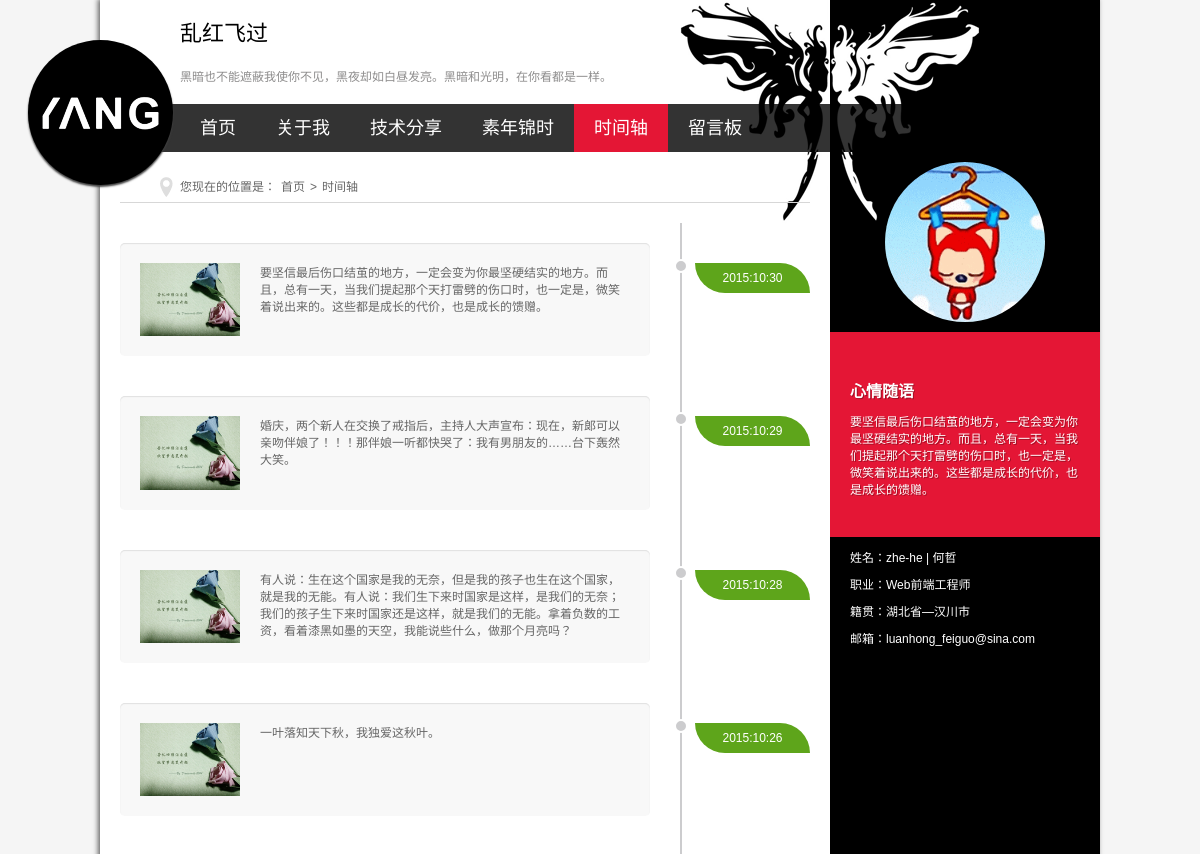
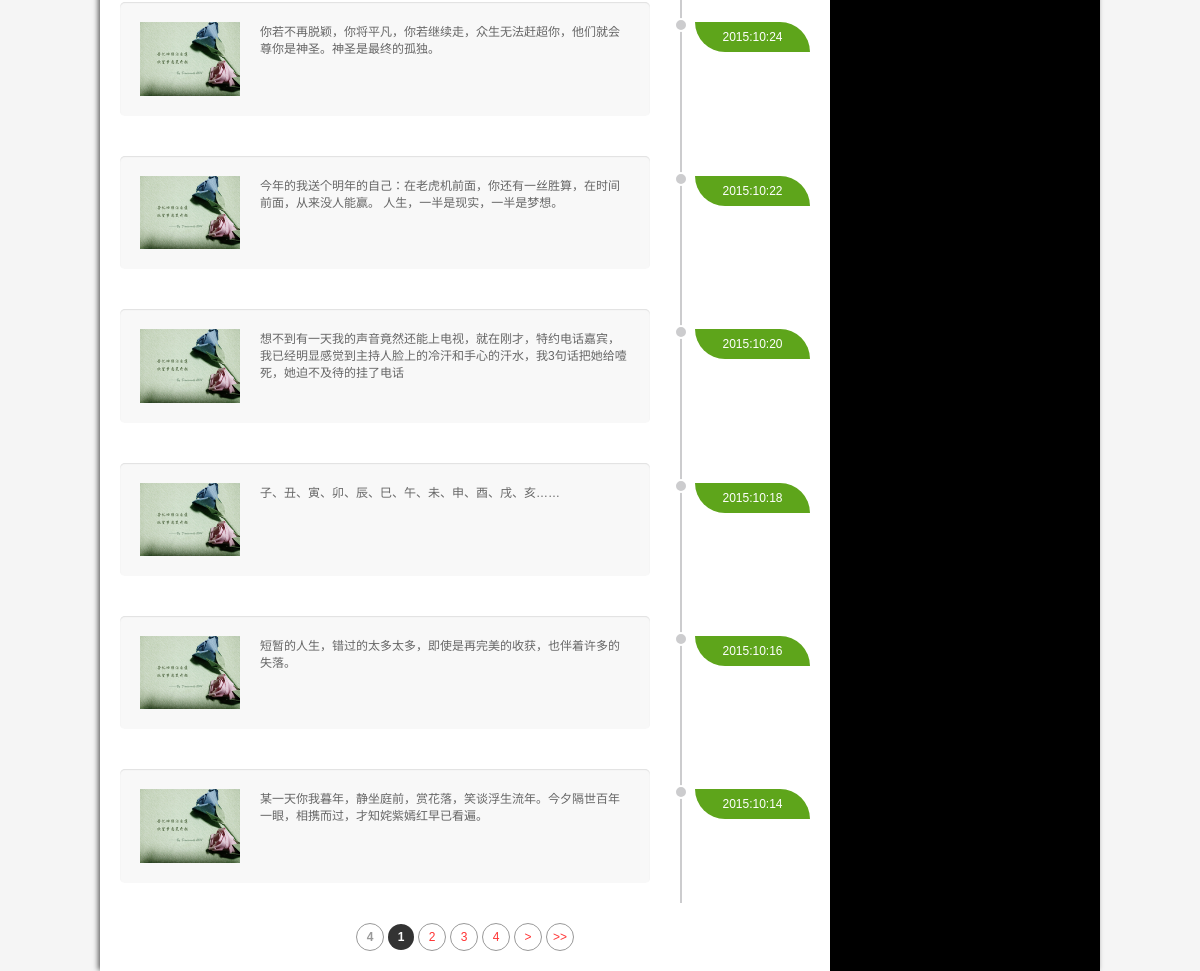
The page /timeAxis.php on the database its author committed (2 pictures, top to bottom).
### tables this page shows
CREATE TABLE IF NOT EXISTS `mood` (
  `id` int(10) unsigned NOT NULL AUTO_INCREMENT COMMENT 'id',
  `content` varchar(300) NOT NULL COMMENT '内容',
  `time` timestamp NOT NULL DEFAULT CURRENT_TIMESTAMP ON UPDATE CURRENT_TIMESTAMP COMMENT '添加时间',
  `type` varchar(20) NOT NULL DEFAULT 'mood' COMMENT '类别',
  `img_src` varchar(100) NOT NULL DEFAULT 'images\\/mood\\/default.jpg' COMMENT '图片地址',
  PRIMARY KEY (`id`)
);

### timeAxis.php (the view, shortened to what this page needs)
<?php
require dirname(__FILE__).'/includes/common.inc.php';
require ROOT_PATH.'/includes/title.inc.php';
$page_html = _page_sql('mood','mood','timeAxis.php',10)
?>
<body>
<link href="css/about.css" rel="stylesheet">
<div class="ibody">
  <header>
  <?php require ROOT_PATH.'/includes/header.inc.php'; ?>
  </header>
  <article>
    <h3 class="about_h">您现在的位置是：<a href="/">首页</a>><a href="timeAxis">时间轴</a></h3>
    <div class="time_axis">
      <?php
        $str = '';
        for ($i=0; $i < count($pageDataArr); $i++) {
          $str .= '<div class="timeCell">
        <div class="timeview">
          <p><img src="'.stripslashes($pageDataArr[$i]['img_src']).'" />'.nl2br(stripslashes($pageDataArr[$i]['content'])).'</p>
        </div>
        <span class="dataview">'.date('Y:m:d',strtotime($pageDataArr[$i]['time'])).'</span>
      </div>';
        }
        echo $str;
        echo $page_html;
      ?>
    </div>
  </article>
  <aside>
    <?php require ROOT_PATH.'/includes/peisonal.inc.php' ?>
  </aside>
</div>
</body>
</html>

### includes/peisonal.inc.php (shortened to what this page needs)
<?php
$dataArr = _find_sql("SELECT * FROM mood ORDER BY time DESC LIMIT 1");
?>
<div class="avatar"><a href="about.html"><span>关于zhe-he</span></a></div>
<div class="topspaceinfo">
  <h1>心情随语</h1>
  <p><?php echo $dataArr[0]['content']; ?></p>
</div>
<div class="about_c">
  <p>姓名：zhe-he | 何哲</p>
  <p>职业：Web前端工程师</p>
  <p>籍贯：湖北省―汉川市</p>
  <p>邮箱：<a href="mailto:luanhong_feiguo@sina.com">luanhong_feiguo@sina.com</a></p>
</div>

### css/base.css (style rules this page uses)
* { margin: 0; padding: 0 }
body { font: 12px "宋体", Arial, Helvetica, sans-serif; background: #f5f5f5 }
img { border: 0; display: block }
h1, h2, h3, h4, h5, h6 { font-size: 100%; font-weight: normal; }
a { outline: none; }
a:link, a:visited { text-decoration: none; }
.ibody { background: url(../images/bg.png) repeat-y; width: 1000px; margin: auto; box-shadow: -2px -1px 5px #666; }
header { position: relative; background: url(../images/ibodybg.png) top right no-repeat }
article { width: 73%; float: left; background: url(../images/ibodybg.png) 560px -147px no-repeat; }
aside { width: 27%; background: url(../images/ibodybg.png) -170px -147px no-repeat #000; float: right; }

### css/style.css (style rules this page uses)
.about_h { font-size: 12px; color: #666; line-height: 30px; height: 30px; border-bottom: #d7d7d7 1px solid; padding-left: 60px; margin: 20px; background: url(../images/5849.png) 40px 5px no-repeat; }
.about_h a { color: #666; margin: 0 5px; }

### css/media.css (style rules this page uses)
@media screen and (min-width: 793px) { .timeCell { width: 530px; } }
@media screen and (min-width: 793px) { .timeCell .dataview { display: block; } }

### css/about.css (style rules this page uses)
.about_h { font-size: 12px; color: #666; line-height: 30px; height: 30px; border-bottom: #d7d7d7 1px solid; padding-left: 60px; margin: 20px; background: url(../images/5849.png) 40px 5px no-repeat; }
.about_h a { color: #666; margin: 0 5px; }
.avatar { margin: 10px auto; width: 160px; height: 160px; border-radius: 100%; overflow: hidden; }
.avatar a { display: block; padding-top: 100px; width: 160px; background: url(../images/photos.jpg) no-repeat; background-size: 160px 160px; }
.topspaceinfo { background: #e41635; padding: 40px 20px; color: #fff; text-shadow: 1px 1px rgba(0,0,0,.3); }
.topspaceinfo h1 { font-size: 16px; line-height: 40px; font-weight: bold; }
.about_c { margin: 10px 0; color: #fff; line-height: 22px; }
.about_c p { display: block; padding-left: 20px; margin-bottom: 5px }
.about_c p a { color: #fff; }
.time_axis { padding: 0 20px; }
.timeCell { position: relative; padding: 20px 30px 20px 0; border-right: 2px solid #CCCCCE; color: #666; }
.timeCell::before { content: ""; width: 0px; height: 0px; border-style: solid; border-width: 0px 0px 20px 22px; border-color: transparent; position: absolute; right: 8px; top: 43px; }
.timeCell::after { content: ""; width: 10px; height: 10px; border-radius: 50%; position: absolute; right: -8px; top: 36px; background: #CCCCCE; border: 2px solid #fff; transition: all 0.5s; }
.timeview { background: #f8f8f8; padding: 20px; border-radius: 5px; box-shadow: 0px 1px 0px rgba(255,255,255,.1), inset 0px 1px 1px rgba(214, 214, 214, 0.7); overflow: hidden; }
.timeview img { width: 100px; float: left; margin-right: 20px; }
.dataview { display: none; position: absolute; right: -130px; top: 40px; width: 115px; line-height: 30px; background: #5EA51B; border-radius: 0px 30px; text-align: center; color: #fff; }

### rows shown on the page
mood: img_src (placeholder picture), content "要坚信最后伤口结茧的地方，一定会变为你最坚硬结实的地方。而且，总有一天，当我们提起那个天打雷劈的伤口时，也一定是，微笑着说出来的。这些都是成长的代价，也是成长的馈赠。", time "2015:10:30"
mood: img_src (placeholder picture), content "婚庆，两个新人在交换了戒指后，主持人大声宣布：现在，新郞可以亲吻伴娘了！！！那伴娘一听都快哭了：我有男朋友的……台下轰然大笑。", time "2015:10:29"
mood: img_src (placeholder picture), content "有人说：生在这个国家是我的无奈，但是我的孩子也生在这个国家，就是我的无能。有人说：我们生下来时国家是这样，是我们的无奈；我们的孩子生下来时国家还是这样，就是我们的无能。拿着负数的工资，看着漆黑如墨的天空，我能说些什么，做那个月亮吗？", time "2015:10:28"
mood: img_src (placeholder picture), content "一叶落知天下秋，我独爱这秋叶。", time "2015:10:26"
mood: img_src (placeholder picture), content "你若不再脱颖，你将平凡，你若继续走，众生无法赶超你，他们就会尊你是神圣。神圣是最终的孤独。", time "2015:10:24"
mood: img_src (placeholder picture), content "今年的我送个明年的自己：在老虎机前面，你还有一丝胜算，在时间前面，从来没人能赢。 人生，一半是现实，一半是梦想。", time "2015:10:22"
mood: img_src (placeholder picture), content "想不到有一天我的声音竟然还能上电视，就在刚才，特约电话嘉宾，我已经明显感觉到主持人脸上的冷汗和手心的汗水，我3句话把她给噎死，她迫不及待的挂了电话", time "2015:10:20"
mood: img_src (placeholder picture), content "子、丑、寅、卯、辰、巳、午、未、申、酉、戌、亥……", time "2015:10:18"
mood: img_src (placeholder picture), content "短暂的人生，错过的太多太多，即使是再完美的收获，也伴着许多的失落。", time "2015:10:16"
mood: img_src (placeholder picture), content "某一天你我暮年，静坐庭前，赏花落，笑谈浮生流年。今夕隔世百年一眼，相携而过，才知姹紫嫣红早已看遍。", time "2015:10:14"

### other values the page prints
$count "4"
